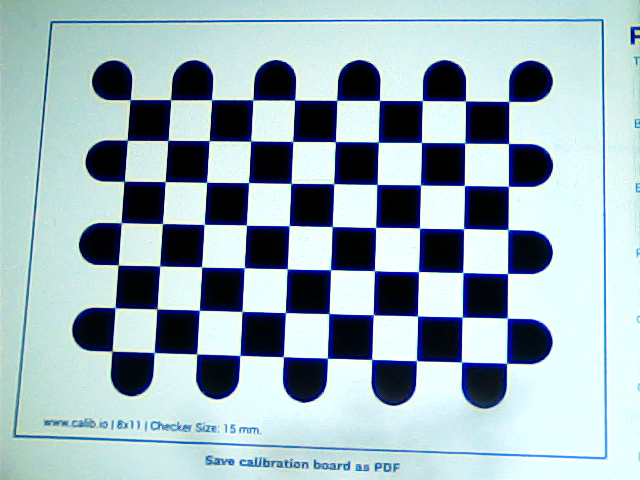
#> input picture data/calibration/chessboard/image_00.png, 640 x 480 px; its folder holds only this picture in this run
$ python calibrate_camera.py
#> lines starting #> are read from the running program, lines starting #| are printed output that depends on the picture; after the words box and inside, x2 and y2 are one past the last pixel; in counts of white or black regions, pixels touching at a corner belong together; long printed decimals are rounded
import cv2
import glob
import numpy as np


def create_object_points(pattern_size):
    """
    Create object points for calibration using circles grid.
    Parameters:
        pattern_size (tuple): The size of the pattern grid.
    Returns:
        np.ndarray: The object points for calibration.
    """

    objp = np.zeros((pattern_size[0] * pattern_size[1], 3), np.float32)
    objp[:, :2] = np.mgrid[0:pattern_size[0],
                           0:pattern_size[1]].T.reshape(-1, 2)
    return objp

def calibrate_camera(images_dir, pattern_size, object_points):
    """
    Calibrates the camera using a set of images, a pattern size, and object points.
    Parameters:
        images_dir (str): A string representing the images path.
        pattern_size (tuple): The size of the pattern used for
            calibration.
        object_points (list): A list of object points corresponding
            to the pattern.
    Returns:
        mtx (ndarray): The camera matrix
        dist (ndarray): The distortion coefficients.
        rvecs (list): A list of rotation vectors.
        tvecs (list): A list of translation vectors.
    """
#> called with images_dir = 'data/calibration/chessboard', pattern_size = (7, 10), object_points = array of shape (70, 3)
    obj_points = []
    img_points = []
    criteria = (cv2.TERM_CRITERIA_EPS + cv2.TERM_CRITERIA_MAX_ITER, 30, 0.001)
    images = glob.glob(f'{images_dir}/*.png')

    for file_name in images:
        image = cv2.imread(file_name)
#> image is the input picture: shape (480, 640, 3); mean B, G, R 185.9, 177.8, 157
        gray = cv2.cvtColor(image, cv2.COLOR_BGR2GRAY)
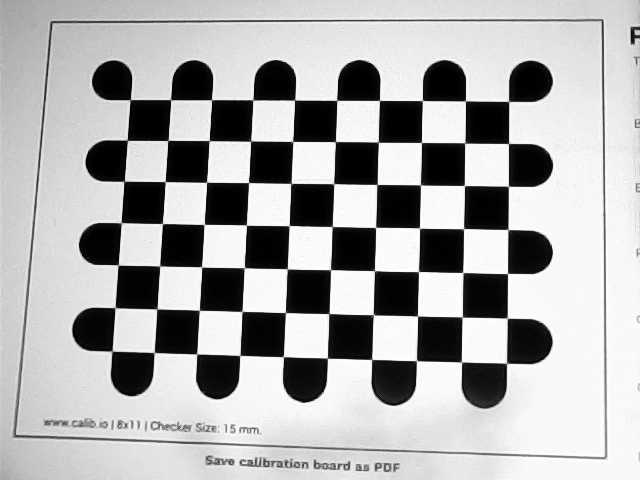
#> gray: shape (480, 640); min 0, max 255, mean 172.5

        ret, corners = cv2.findChessboardCorners(
            gray, pattern_size, None)
#> ret = True; corners = 70 rows, first 8: [509.6, 101.9], [506.5, 143.9], [509.6, 186.8], [502.5, 224.7], [501, 279], [507.8, 317.2], [507.6, 363.9], [465, 101.3]
        corners = cv2.cornerSubPix(
            gray, corners, (11, 11), (-1, -1), criteria)
#> corners = 70 rows, first 8: [508.6, 101.4], [508.5, 143.5], [508.4, 186.3], [507.9, 229.5], [507.5, 273.5], [507.3, 318.1], [506.5, 363.3], [465.4, 100.9]

        if ret:
            obj_points.append(object_points)
            img_points.append(corners)
            image = cv2.drawChessboardCorners(image, pattern_size, corners, ret)
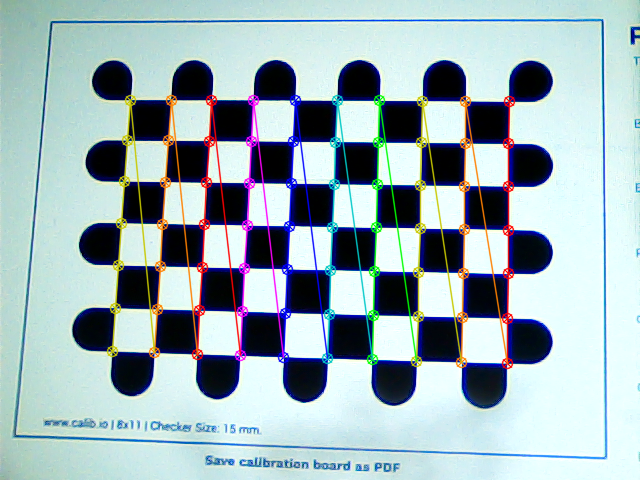
#> image: shape (480, 640, 3); 6.58% of pixels changed, all inside (x1, y1, x2, y2) = (106, 94, 516, 370)
            cv2.imshow('Calibration', image)
            cv2.waitKey(100)

    cv2.destroyAllWindows()
    ret, camera_matrix, dist_coeffs, rvecs, tvecs = cv2.calibrateCamera(
        obj_points, img_points, gray.shape[::-1], None, None)
#> ret = 0.148; camera_matrix = [[1060.7, 0, 336.9], [0, 1064, 227.4], [0, 0, 1]]; dist_coeffs = [[0.105, -7.43, -0.000352, -0.00114, 80.49]]; rvecs = ([-0.0559, 0.222, 1.59],); tvecs = ([3.98, -2.91, 24.47],)
    return camera_matrix, dist_coeffs, rvecs, tvecs, obj_points, img_points


def main():
    images_dir = 'data/calibration/chessboard'
    pattern_size = (7, 10)

    object_points = create_object_points(pattern_size)
    camera_matrix, dist_coeffs, rvecs, tvecs, obj_points, img_points = calibrate_camera(
        images_dir, pattern_size, object_points
    )
#> camera_matrix = [[1060.7, 0, 336.9], [0, 1064, 227.4], [0, 0, 1]]; dist_coeffs = [[0.105, -7.43, -0.000352, -0.00114, 80.49]]; rvecs = ([-0.0559, 0.222, 1.59],); tvecs = ([3.98, -2.91, 24.47],); obj_points = 1 item; img_points = 1 item

    # Save calibration results
    np.savez(f'{images_dir}/calibration_data.npz',
                camera_matrix=camera_matrix, dist_coeffs=dist_coeffs,
                rvecs=rvecs, tvecs=tvecs, pattern_size=pattern_size,
                object_points=obj_points, image_points=img_points)

    print("Camera calibrated successfully.")
    print("Camera matrix:\n", camera_matrix)
#| Camera matrix:
#|  [[1.06067289e+03 0.00000000e+00 3.36939687e+02]
#|  [0.00000000e+00 1.06399073e+03 2.27403034e+02]
#|  [0.00000000e+00 0.00000000e+00 1.00000000e+00]]
    print("Distortion coefficients:\n", dist_coeffs)
#| Distortion coefficients:
#|  [[ 1.04853533e-01 -7.43080323e+00 -3.52264275e-04 -1.14466321e-03
#|    8.04895712e+01]]

if __name__ == "__main__":
    main()

$ run again, on data/calibration/chessboard/image_04.png
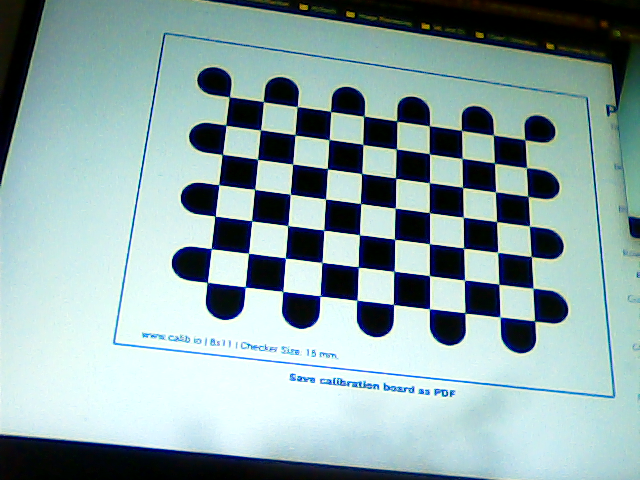
#> input picture data/calibration/chessboard/image_04.png, 640 x 480 px
#> in calibrate_camera, image is the input picture: shape (480, 640, 3); mean B, G, R 166.5, 165.6, 141.3
#> in calibrate_camera, `gray = cv2.cvtColor(image, cv2.COLOR_BGR2GRAY)`:
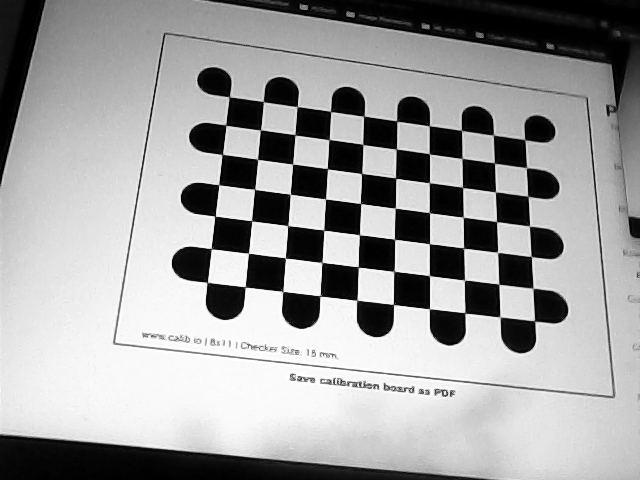
#> gray: shape (480, 640); min 0, max 255, mean 158.4
#> in calibrate_camera, `ret, corners = cv2.findChessboardCorners( gray, pattern_size, None)`: ret = True; corners = 70 rows, first 8: [524.9, 139.8], [526.6, 167.7], [527.9, 196.3], [529.3, 226.1], [531.2, 256.3], [533, 288.3], [534.4, 320.9], [493.3, 134.9]
#> in calibrate_camera, `corners = cv2.cornerSubPix( gray, corners, (11, 11), (-1, -1), criteria)`: corners = 70 rows, first 8: [524.8, 139.6], [526.4, 167.6], [527.8, 196.4], [529.5, 226], [531.3, 256.5], [533, 288.2], [534.6, 320.9], [493.4, 135.2]
#> in calibrate_camera, `image = cv2.drawChessboardCorners(image, pattern_size, corners, ret)`:
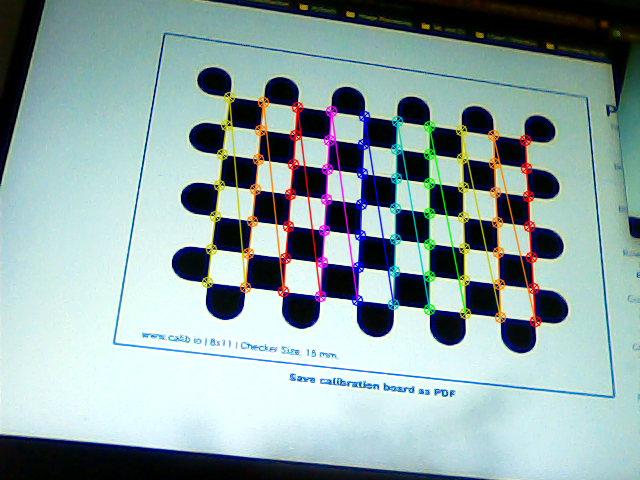
#> image: shape (480, 640, 3); 5.2% of pixels changed, all inside (x1, y1, x2, y2) = (201, 91, 542, 328)
#> in calibrate_camera, `ret, camera_matrix, dist_coeffs, rvecs, tvecs = cv2.calibrateCamera( o..`: ret = 0.0976; camera_matrix = [[883.4, 0, 317.6], [0, 886.3, 298.7], [0, 0, 1]]; dist_coeffs = [[-0.121, 0.402, -0.0105, 0.00257, 0.129]]; rvecs = ([-0.465, 0.228, 1.63],); tvecs = ([6.29, -4.79, 26.78],)
#> in main, `camera_matrix, dist_coeffs, rvecs, tvecs, obj_points, img_points = cal..`: camera_matrix = [[883.4, 0, 317.6], [0, 886.3, 298.7], [0, 0, 1]]; dist_coeffs = [[-0.121, 0.402, -0.0105, 0.00257, 0.129]]; rvecs = ([-0.465, 0.228, 1.63],); tvecs = ([6.29, -4.79, 26.78],); obj_points = 1 item
#| Camera matrix:
#|  [[883.409   0.         317.606]
#|  [  0.         886.297  298.665]
#|  [  0.           0.           1.        ]]
#| Distortion coefficients:
#|  [[-0.1211  0.4017 -0.01047  0.002568  0.129]]

$ run again, on data/calibration/chessboard/image_05.png
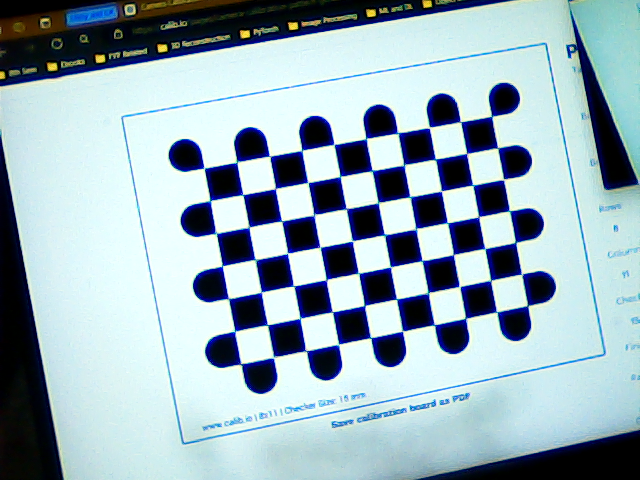
#> input picture data/calibration/chessboard/image_05.png, 640 x 480 px
#> in calibrate_camera, image is the input picture: shape (480, 640, 3); mean B, G, R 185.1, 175, 154
#> in calibrate_camera, `gray = cv2.cvtColor(image, cv2.COLOR_BGR2GRAY)`:
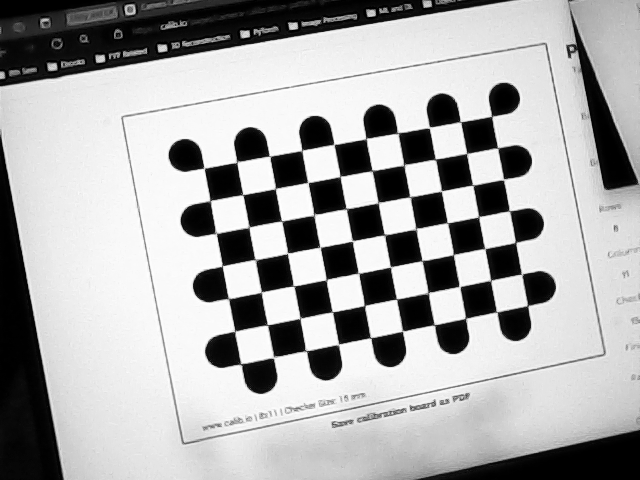
#> gray: shape (480, 640); min 0, max 255, mean 169.9
#> in calibrate_camera, `ret, corners = cv2.findChessboardCorners( gray, pattern_size, None)`: ret = True; corners = 70 rows, first 8: [491.7, 116.4], [497.8, 148.2], [503.5, 179.5], [508.9, 210.5], [515.4, 242.2], [521.8, 274.5], [527.4, 305.7], [460.3, 121.7]
#> in calibrate_camera, `corners = cv2.cornerSubPix( gray, corners, (11, 11), (-1, -1), criteria)`: corners = 70 rows, first 8: [491.7, 116.3], [497.6, 147.7], [503.5, 179.4], [509.5, 210.8], [515.5, 242.4], [521.6, 274], [527.6, 305.6], [460.4, 121.7]
#> in calibrate_camera, `image = cv2.drawChessboardCorners(image, pattern_size, corners, ret)`:
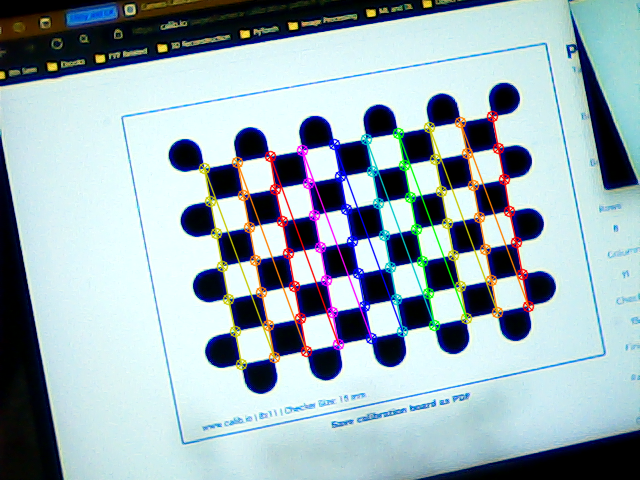
#> image: shape (480, 640, 3); 5.27% of pixels changed, all inside (x1, y1, x2, y2) = (198, 110, 535, 371)
#> in calibrate_camera, `ret, camera_matrix, dist_coeffs, rvecs, tvecs = cv2.calibrateCamera( o..`: ret = 0.118; camera_matrix = [[219.2, 0, 349.1], [0, 219.9, 228.1], [0, 0, 1]]; dist_coeffs = [[-0.0101, 0.00784, 0.00049, 0.000555, -0.00145]]; rvecs = ([-0.0218, -0.0168, 1.38],); tvecs = ([4.45, -3.48, 6.83],)
#> in main, `camera_matrix, dist_coeffs, rvecs, tvecs, obj_points, img_points = cal..`: camera_matrix = [[219.2, 0, 349.1], [0, 219.9, 228.1], [0, 0, 1]]; dist_coeffs = [[-0.0101, 0.00784, 0.00049, 0.000555, -0.00145]]; rvecs = ([-0.0218, -0.0168, 1.38],); tvecs = ([4.45, -3.48, 6.83],); obj_points = 1 item
#| Camera matrix:
#|  [[219.175   0.         349.134]
#|  [  0.         219.916 228.072]
#|  [  0.           0.           1.        ]]
#| Distortion coefficients:
#|  [[-0.01006   0.007843  0.0004903  0.0005555 -0.001453]]

$ run again, on data/calibration/chessboard/image_06.png
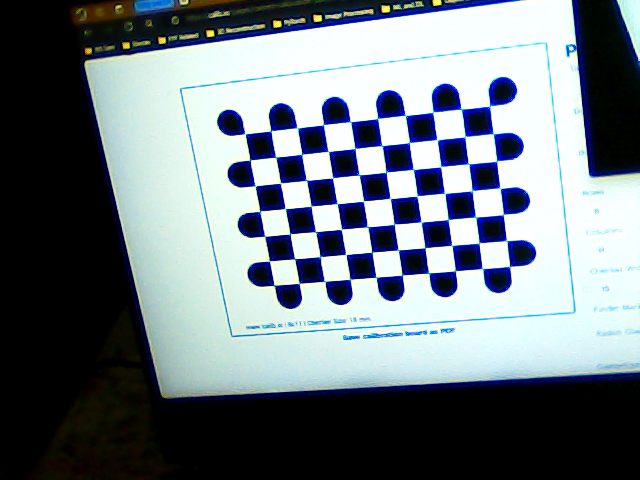
#> input picture data/calibration/chessboard/image_06.png, 640 x 480 px
#> in calibrate_camera, image is the input picture: shape (480, 640, 3); mean B, G, R 130.5, 123.2, 113.1
#> in calibrate_camera, `gray = cv2.cvtColor(image, cv2.COLOR_BGR2GRAY)`:
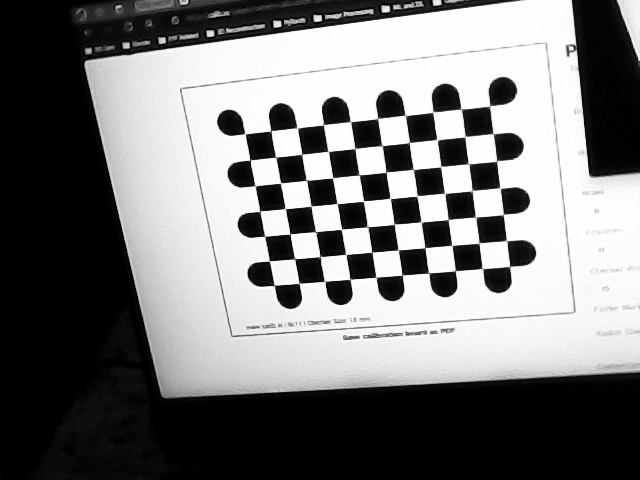
#> gray: shape (480, 640); min 0, max 255, mean 121
#> in calibrate_camera, `ret, corners = cv2.findChessboardCorners( gray, pattern_size, None)`: ret = True; corners = 70 rows, first 8: [489.4, 106.5], [493.3, 133.9], [496.5, 161.1], [499.7, 187.8], [503.2, 214.4], [506.5, 240.5], [509.4, 266.6], [461.2, 109.2]
#> in calibrate_camera, `corners = cv2.cornerSubPix( gray, corners, (11, 11), (-1, -1), criteria)`: corners = 70 rows, first 8: [489.7, 105.9], [493.2, 133.7], [496.6, 161.1], [500, 188.1], [503.3, 214.5], [506.6, 240.6], [509.7, 266.4], [461.2, 109.1]
#> in calibrate_camera, `image = cv2.drawChessboardCorners(image, pattern_size, corners, ret)`:
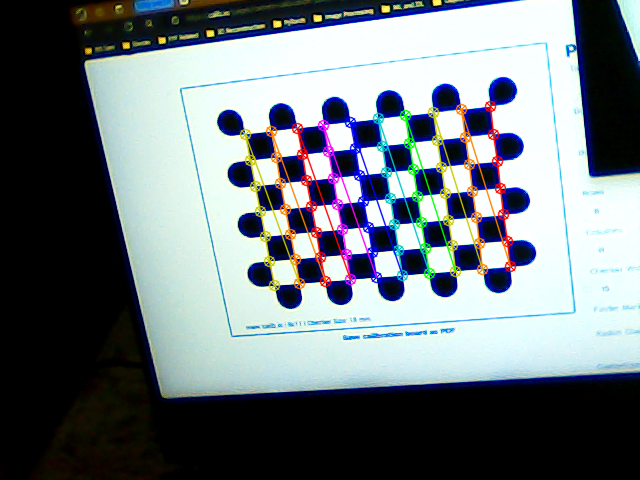
#> image: shape (480, 640, 3); 4.6% of pixels changed, all inside (x1, y1, x2, y2) = (239, 100, 517, 292)
#> in calibrate_camera, `ret, camera_matrix, dist_coeffs, rvecs, tvecs = cv2.calibrateCamera( o..`: ret = 0.097; camera_matrix = [[1134, 0, 331.2], [0, 1156.6, 206.2], [0, 0, 1]]; dist_coeffs = [[0.124, -14.56, 0.00567, 0.00761, 268.6]]; rvecs = ([0.431, -0.0999, 1.42],); tvecs = ([5.54, -3.44, 39.62],)
#> in main, `camera_matrix, dist_coeffs, rvecs, tvecs, obj_points, img_points = cal..`: camera_matrix = [[1134, 0, 331.2], [0, 1156.6, 206.2], [0, 0, 1]]; dist_coeffs = [[0.124, -14.56, 0.00567, 0.00761, 268.6]]; rvecs = ([0.431, -0.0999, 1.42],); tvecs = ([5.54, -3.44, 39.62],); obj_points = 1 item
#| Camera matrix:
#|  [[1.13403029e+03 0.00000000e+00 3.31170968e+02]
#|  [0.00000000e+00 1.15662589e+03 2.06186178e+02]
#|  [0.00000000e+00 0.00000000e+00 1.00000000e+00]]
#| Distortion coefficients:
#|  [[ 1.23786726e-01 -1.45616269e+01  5.66909538e-03  7.61415554e-03
#|    2.68571867e+02]]

$ run again, on data/calibration/chessboard/image_01.png
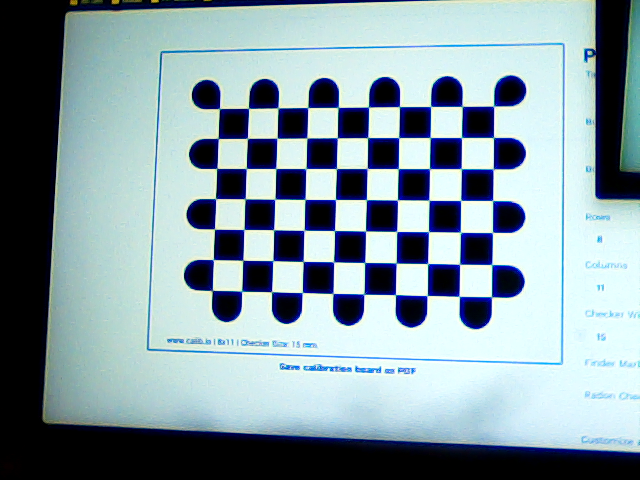
#> input picture data/calibration/chessboard/image_01.png, 640 x 480 px
#> in calibrate_camera, image is the input picture: shape (480, 640, 3); mean B, G, R 162.9, 155.1, 135.7
#> in calibrate_camera, `gray = cv2.cvtColor(image, cv2.COLOR_BGR2GRAY)`:
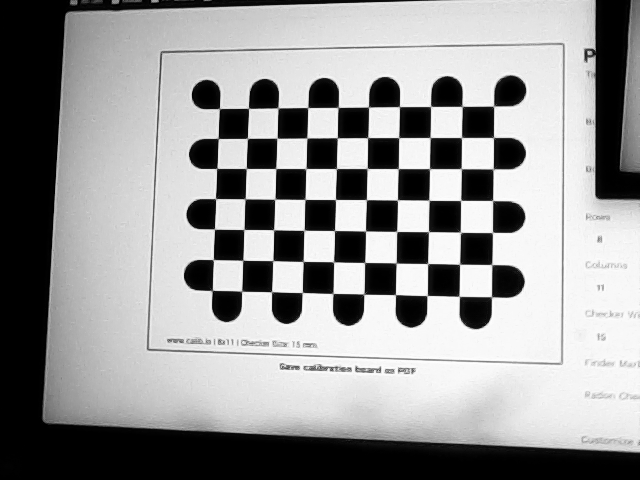
#> gray: shape (480, 640); min 0, max 255, mean 150.2
#> in calibrate_camera, `ret, corners = cv2.findChessboardCorners( gray, pattern_size, None)`: ret = True; corners = 70 rows, first 8: [493.8, 106.4], [493.7, 136.8], [493.7, 170.5], [492.9, 200.3], [492.6, 232.6], [491.9, 264.5], [492, 297.7], [462, 106.1]
#> in calibrate_camera, `corners = cv2.cornerSubPix( gray, corners, (11, 11), (-1, -1), criteria)`: corners = 70 rows, first 8: [493.6, 106.1], [493.5, 137.5], [493.2, 168.9], [492.6, 200.5], [492.4, 232.5], [491.7, 264.5], [491.5, 296.7], [462, 106.4]
#> in calibrate_camera, `image = cv2.drawChessboardCorners(image, pattern_size, corners, ret)`:
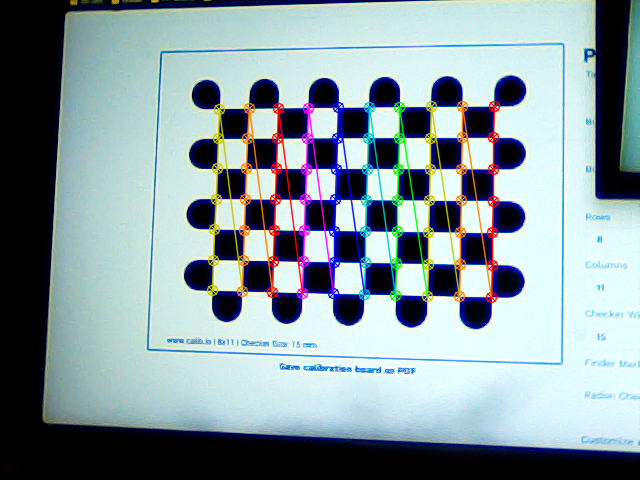
#> image: shape (480, 640, 3); 5.16% of pixels changed, all inside (x1, y1, x2, y2) = (206, 100, 501, 304)
#> in calibrate_camera, `ret, camera_matrix, dist_coeffs, rvecs, tvecs = cv2.calibrateCamera( o..`: ret = 0.144; camera_matrix = [[815.2, 0, 359.2], [0, 819.2, 242], [0, 0, 1]]; dist_coeffs = [[0.029, -4.44, -0.0037, -0.000593, 46.4]]; rvecs = ([0.0465, 0.175, 1.59],); tvecs = ([4.26, -4.28, 25.75],)
#> in main, `camera_matrix, dist_coeffs, rvecs, tvecs, obj_points, img_points = cal..`: camera_matrix = [[815.2, 0, 359.2], [0, 819.2, 242], [0, 0, 1]]; dist_coeffs = [[0.029, -4.44, -0.0037, -0.000593, 46.4]]; rvecs = ([0.0465, 0.175, 1.59],); tvecs = ([4.26, -4.28, 25.75],); obj_points = 1 item
#| Camera matrix:
#|  [[815.179   0.         359.240]
#|  [  0.         819.156 242.020 ]
#|  [  0.           0.           1.        ]]
#| Distortion coefficients:
#|  [[ 2.89956009e-02 -4.44360392e+00 -3.70039213e-03 -5.92687296e-04
#|    4.63992870e+01]]
